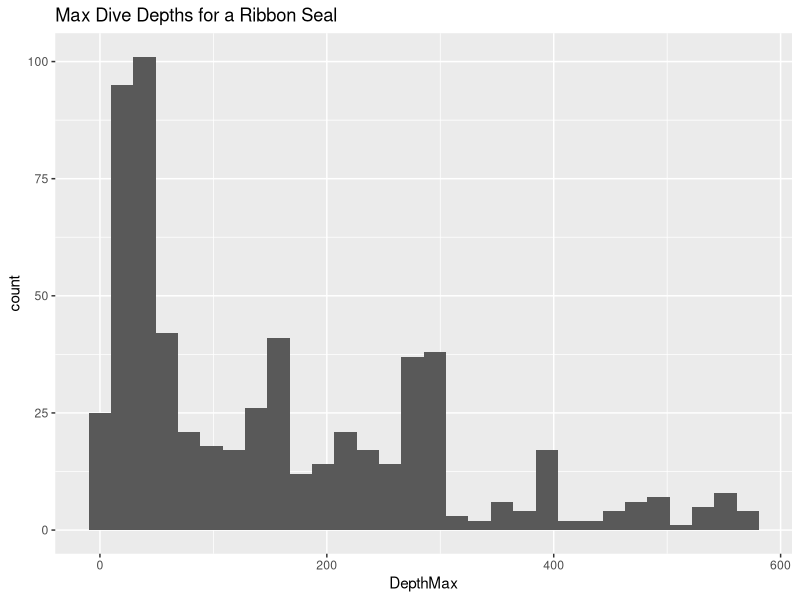

Source code (R):
## ---- chunk 1
options(width = 80)
## ---- chunk 2
# ATTENTION: you may need to use '02-rlotw/99279-Behavior.csv' for the file path
# if you are running this in the console instead of within an R Markdown file
seal_99279.df <- read.csv(file='99279-Behavior.csv',
                     stringsAsFactors = FALSE)
# stringsAsFactors is set to FALSE because we are going to specify data types on our own
## ---- chunk 3
class(seal_99279.df)
str(seal_99279.df,width=80,strict.width="cut")
nrow(seal_99279.df)
ncol(seal_99279.df)
## ---- chunk 4
# replace seal_99279.df with a subset of columns
seal_99279.df <- seal_99279.df[,c('Ptt','Start','End','What','DepthMax','DurationMax')]
str(seal_99279.df,width=80,strict.width="cut")
## ---- chunk 5
# replace seal_99279.df with a subset of rows where What is equal to Dive
seal_99279.df <- seal_99279.df[seal_99279.df$What == 'Dive',]
str(seal_99279.df,width=80,strict.width="cut")
## ---- chunk 6
seal_99279.df$Ptt <- as.factor(seal_99279.df$Ptt)
seal_99279.df$What <- as.factor(seal_99279.df$What)
str(seal_99279.df,width=80,strict.width="cut")

# the arguments 'width' and 'strict.width="cut"' force R to limit the text width
# of the resulting output from str(). This is the best way to keep the PDF/Latex
# output looking correct and not running of the page into the margins
## ---- chunk 7
min(seal_99279.df$DepthMax)
max(seal_99279.df$DepthMax)
range(seal_99279.df$DepthMax)
mean(seal_99279.df$DepthMax)
## ---- chunk 8
library(ggplot2)
## ---- chunk 9
p <- ggplot(seal_99279.df,aes(x=DepthMax)) + geom_histogram() + 
  ggtitle('Max Dive Depths for a Ribbon Seal')
p
